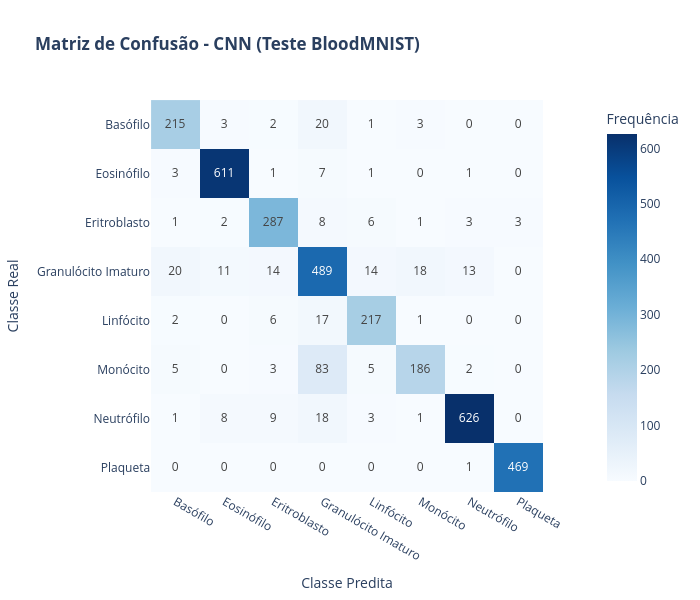

Notebook cell for this chart:
### Markdown cell above
### Teste

### Code cell
import torch
import plotly.express as px
from sklearn.metrics import classification_report
import ml3.cnn_bc as cnn_bc


# Nomes das 8 classes do BloodMNIST
class_names = [
    'Basófilo', 'Eosinófilo', 'Eritroblasto', 'Granulócito Imaturo',
    'Linfócito', 'Monócito', 'Neutrófilo', 'Plaqueta'
]

res = cnn_bc.evaluate_model(best_cnn, test_loader, device=DEVICE)

# Exibir Métricas
print(f"Acurácia Balanceada (Teste): {res['bal_acc']:.4f}")
print(f"F1-Score Macro (Teste)     : {res['f1_macro']:.4f}")

print("--- Relatório Detalhado por Classe ---")
print(classification_report(res['targets'], res['preds'], target_names=class_names, digits=4))

fig_cm = px.imshow(
    res['cm'],
    x=class_names,
    y=class_names,
    text_auto=True,
    color_continuous_scale='Blues',
    title="<b>Matriz de Confusão - CNN (Teste BloodMNIST)</b>",
    labels=dict(x="Classe Predita", y="Classe Real", color="Frequência")
)

fig_cm.update_layout(template="plotly_white", width=700, height=600)
fig_cm.show()

### Figure 1 — Plotly figure (JSON) as saved in the notebook; plotly's stock layout.template omitted (floating-point values rounded to 4 significant figures)
{"data": [{"coloraxis": "coloraxis", "hovertemplate": "Classe Predita: %{x}<br>Classe Real: %{y}<br>Frequência: %{z}<extra></extra>", "name": "0", "texttemplate": "%{z}", "type": "heatmap", "x": ["Basófilo", "Eosinófilo", "Eritroblasto", "Granulócito Imaturo", "Linfócito", "Monócito", "Neutrófilo", "Plaqueta"], "xaxis": "x", "y": ["Basófilo", "Eosinófilo", "Eritroblasto", "Granulócito Imaturo", "Linfócito", "Monócito", "Neutrófilo", "Plaqueta"], "yaxis": "y", "z": [[215, 3, 2, 20, 1, 3, 0, 0], [3, 611, 1, 7, 1, 0, 1, 0], [1, 2, 287, 8, 6, 1, 3, 3], [20, 11, 14, 489, 14, 18, 13, 0], [2, 0, 6, 17, 217, 1, 0, 0], [5, 0, 3, 83, 5, 186, 2, 0], [1, 8, 9, 18, 3, 1, 626, 0], [0, 0, 0, 0, 0, 0, 1, 469]]}], "layout": {"coloraxis": {"autocolorscale": false, "colorbar": {"title": {"text": "Frequência"}}, "colorscale": [[0, "rgb(247,251,255)"], [0.125, "rgb(222,235,247)"], [0.25, "rgb(198,219,239)"], [0.375, "rgb(158,202,225)"], [0.5, "rgb(107,174,214)"], [0.625, "rgb(66,146,198)"], [0.75, "rgb(33,113,181)"], [0.875, "rgb(8,81,156)"], [1, "rgb(8,48,107)"]]}, "height": 600, "title": {"text": "<b>Matriz de Confusão - CNN (Teste BloodMNIST)</b>"}, "width": 700, "xaxis": {"anchor": "y", "constrain": "domain", "domain": [0, 1], "scaleanchor": "y", "title": {"text": "Classe Predita"}}, "yaxis": {"anchor": "x", "autorange": "reversed", "constrain": "domain", "domain": [0, 1], "title": {"text": "Classe Real"}}}}
